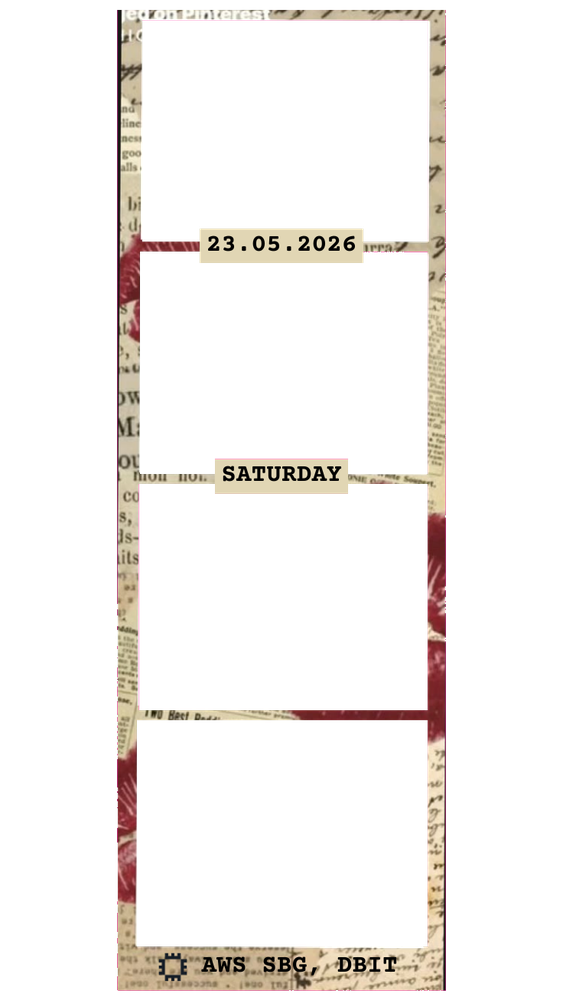
#> input picture assets/strip-1.png, 563 x 1000 px, shrunk from 736 x 1308 before the run
$ python find_slots.py
#> lines starting #> are read from the running program, lines starting #| are printed output that depends on the picture; after the words box and inside, x2 and y2 are one past the last pixel; in counts of white or black regions, pixels touching at a corner belong together
import cv2
import numpy as np
from PIL import Image

def find_white_slots(image_path):
#> called with image_path = 'assets/strip-1.png'
    img = Image.open(image_path).convert("RGB")
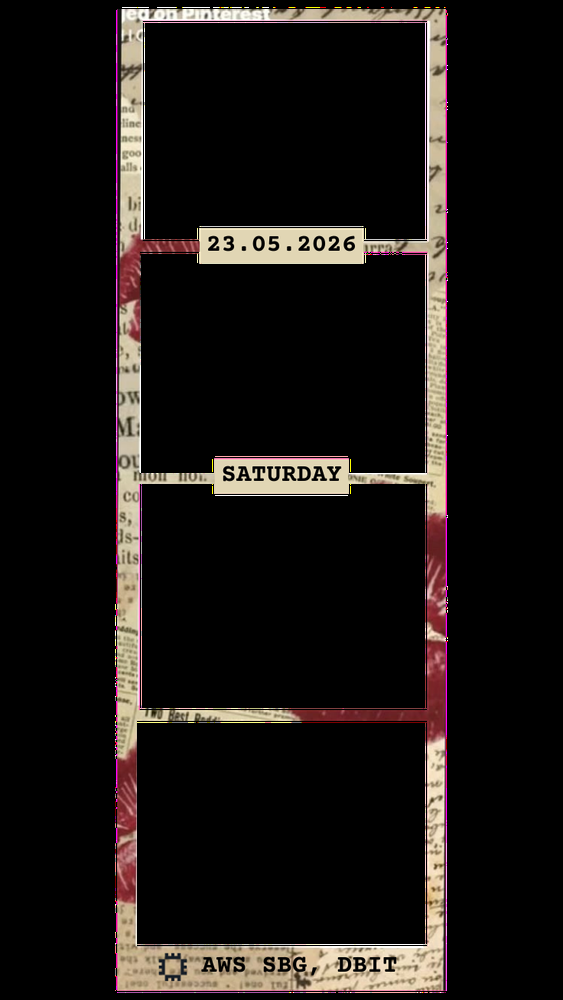
#> img: PIL image 563x1000 RGB; mean R, G, B 26.3, 21.9, 19.7
    arr = np.array(img)

    # Create mask for near-white pixels (e.g. R, G, B all > 240)
    mask = ((arr[:,:,0] > 240) & (arr[:,:,1] > 240) & (arr[:,:,2] > 240)).astype(np.uint8) * 255
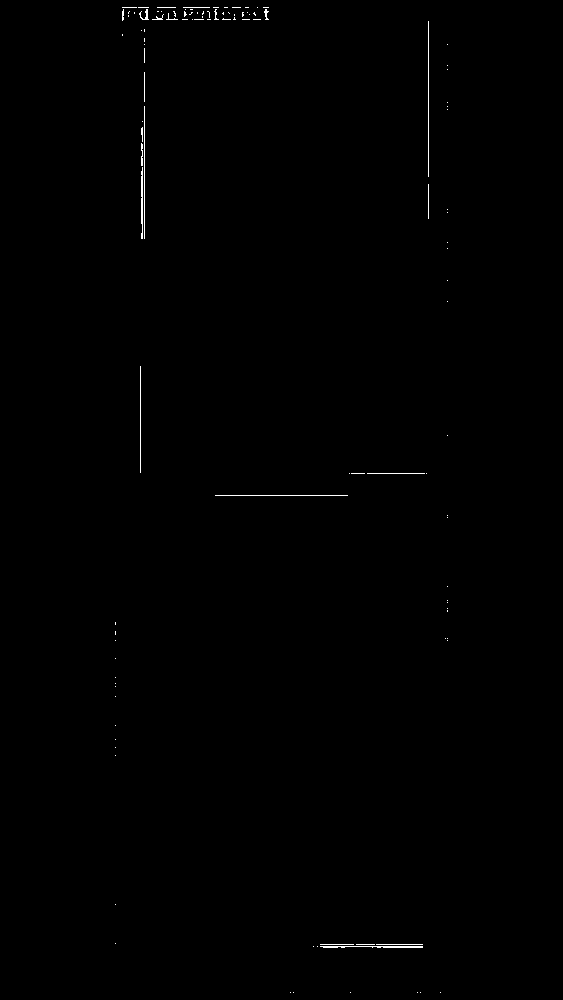
#> mask: shape (1000, 563); 0.28% white in thin lines or dots, all inside (x1, y1, x2, y2) = (115, 7, 448, 993)

    # Find contours
    contours, _ = cv2.findContours(mask, cv2.RETR_LIST, cv2.CHAIN_APPROX_SIMPLE)
#> contours = 114 contours, 111 with area under 20; largest, box (x1, y1, x2, y2) and area: (320, 946, 423, 948) 64, (141, 167, 143, 239) 56, (139, 9, 149, 20) 20

    slots = []
    for cnt in contours:
        x, y, w, h = cv2.boundingRect(cnt)
        if w > 100 and h > 100 and w < arr.shape[1] * 0.9: # filter out noise and the whole image
            # check if the bounding box is a valid rectangle
            slots.append({"x": x, "y": y, "w": w, "h": h, "ratio": w/h})
#> this loop made 114 passes
#> (x, y, w, h) on passes 1, 2, 3, 4, 5, 6, 7, 8, 9, 13, 14, 15: (440, 992, 1, 1), (420, 992, 1, 1), (417, 992, 1, 1), (350, 992, 1, 1), (293, 992, 1, 1), (290, 992, 1, 1), (320, 946, 103, 2), (317, 946, 1, 1), (313, 946, 1, 1), (115, 943, 1, 1), (115, 904, 1, 1), (115, 755, 1, 1)
#> (cnt, x, y, w, h) on passes 10, 11, 12, 28, 29, 30: ([[376, 944], [422, 944]], 376, 944, 47, 1), ([[356, 944], [374, 944]], 356, 944, 19, 1), ([[320, 944], [353, 944]], 320, 944, 34, 1), ([[115, 631], [115, 634]], 115, 631, 1, 4), ([[115, 622], [115, 624]], 115, 622, 1, 3), ([[447, 610], [447, 611]], 447, 610, 1, 2)
#> after the loop, slots = []

    # Sort slots from top to bottom
    slots.sort(key=lambda s: s["y"])

    print(f"Found {len(slots)} white slots in {image_path}:")
#| Found 0 white slots in assets/strip-1.png:
    for i, s in enumerate(slots):
        print(f"Slot {i+1}: {s}")
#> this loop made 0 passes

if __name__ == "__main__":
    find_white_slots("assets/strip-1.png")
